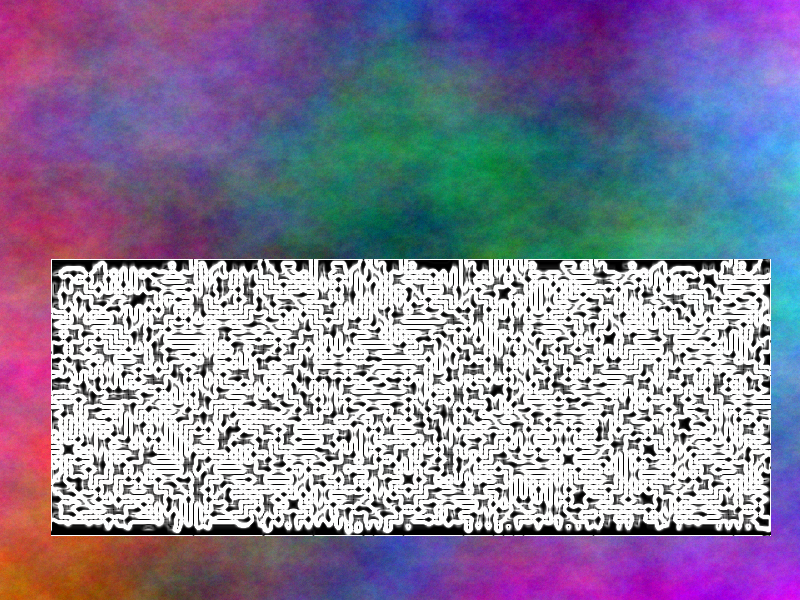
#> input picture programs/tatsu/image.png, 800 x 600 px
$ python image2beta.py
#> lines starting #> are read from the running program, lines starting #| are printed output that depends on the picture
#!/usr/bin/python2
from PIL import Image

image   = Image.open("./image.png")
#> image is the input picture: PIL image 800x600 RGBA; mean R, G, B, A 137.4, 129.3, 156.9, 255
im      = image.transpose(Image.ROTATE_180)
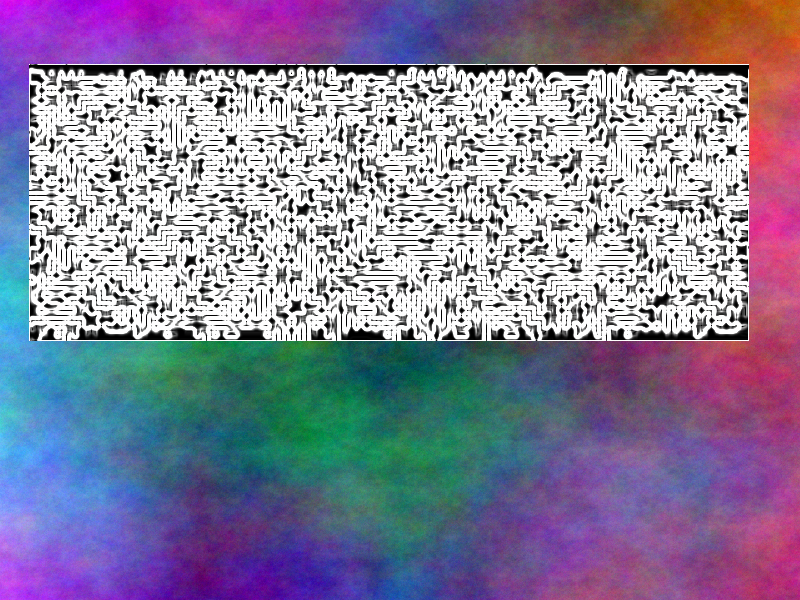
#> im: PIL image 800x600 RGBA; mean R, G, B, A 137.4, 129.3, 156.9, 255
im.convert("RGBA")
largeur, hauteur = im.size
#> largeur = 800; hauteur = 600
# Liste des pixels, dans le meme ordre que dans Alpha
# Mais au format (R, V, B, A) avec 0 <= R,V,B <= 255 (A = canal alpha, transparence)
pixels           = list(im.getdata())
#> pixels = 480000 items


print ("ImageLargeur = %d" % largeur)
#| ImageLargeur = 800
print ("ImageHauteur = %d" % hauteur)
#| ImageHauteur = 600
print ("ImageTailleEnEntiers = %d" % ((largeur * hauteur) / 2))
#| ImageTailleEnEntiers = 240000
print ("Image:")


while(len(pixels) >= 2):
  # On lit les pixels deux par deux
  # Pixel gauche, bits de poids faibles
  (rl,gl,bl,al) = pixels.pop()

  # Pixel droit, bits de poid fort
  (rr,gr,br,ar) = pixels.pop()

  rl = rl >> 4
  gl = gl >> 4
  bl = bl >> 4

  gauche = bl | (gl << 4) | (rl << 8)

  rr = rr >> 4
  gr = gr >> 4
  br = br >> 4

  droit = br | (gr << 4) | (rr << 8)

  gaucheEtDroit = gauche | (droit << 16)

  #On sauvegarde l'image
  print ("\t\tLONG(0x%x)" % gaucheEtDroit)
#> this loop made 240000 passes
#> (rl, gl, bl, rr, gr, br, gauche, droit) on passes 1 to 3: (10, 2, 7, 10, 2, 6, 2599, 2598), (10, 2, 7, 10, 3, 7, 2599, 2615), (10, 2, 7, 10, 2, 7, 2599, 2599)
#> (printed output is left out)
